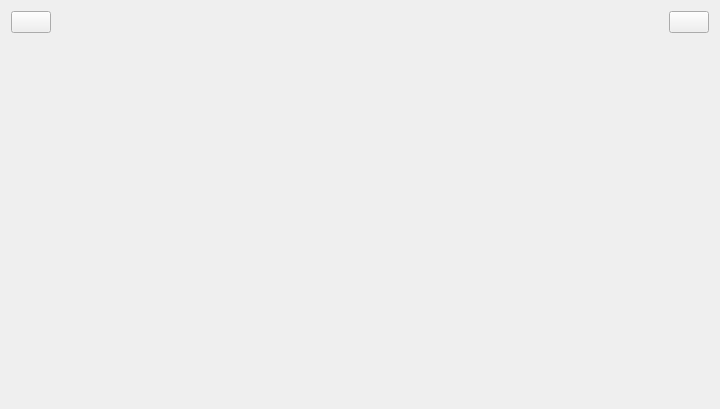
<?xml version="1.0" encoding="UTF-8"?>
<ui version="4.0">
 <class>MasterView</class>
 <widget class="QWidget" name="MasterView">
  <property name="geometry">
   <rect>
    <x>0</x>
    <y>0</y>
    <width>720</width>
    <height>409</height>
   </rect>
  </property>
  <property name="windowTitle">
   <string>MasterView</string>
  </property>
  <layout class="QVBoxLayout" name="verticalLayout_2">
   <item>
    <layout class="QVBoxLayout" name="verticalLayout">
     <item>
      <layout class="QHBoxLayout" name="horizontalLayout">
       <item>
        <widget class="QPushButton" name="btnReturn">
         <property name="text">
          <string/>
         </property>
         <property name="icon">
          <iconset resource="res.qrc">
           <normaloff>:/img/return.png</normaloff>:/img/return.png</iconset>
         </property>
        </widget>
       </item>
       <item>
        <spacer name="horizontalSpacer">
         <property name="orientation">
          <enum>Qt::Horizontal</enum>
         </property>
         <property name="sizeHint" stdset="0">
          <size>
           <width>40</width>
           <height>20</height>
          </size>
         </property>
        </spacer>
       </item>
       <item>
        <widget class="QLabel" name="currWidgetTitle">
         <property name="text">
          <string/>
         </property>
        </widget>
       </item>
       <item>
        <spacer name="horizontalSpacer_2">
         <property name="orientation">
          <enum>Qt::Horizontal</enum>
         </property>
         <property name="sizeHint" stdset="0">
          <size>
           <width>40</width>
           <height>20</height>
          </size>
         </property>
        </spacer>
       </item>
       <item>
        <widget class="QPushButton" name="btnLoginout">
         <property name="text">
          <string/>
         </property>
         <property name="icon">
          <iconset resource="res.qrc">
           <normaloff>:/img/loginout.png</normaloff>:/img/loginout.png</iconset>
         </property>
        </widget>
       </item>
      </layout>
     </item>
     <item>
      <widget class="QStackedWidget" name="stackedWidget">
       <property name="currentIndex">
        <number>-1</number>
       </property>
      </widget>
     </item>
    </layout>
   </item>
  </layout>
 </widget>
 <resources>
  <include location="res.qrc"/>
 </resources>
 <connections/>
</ui>
